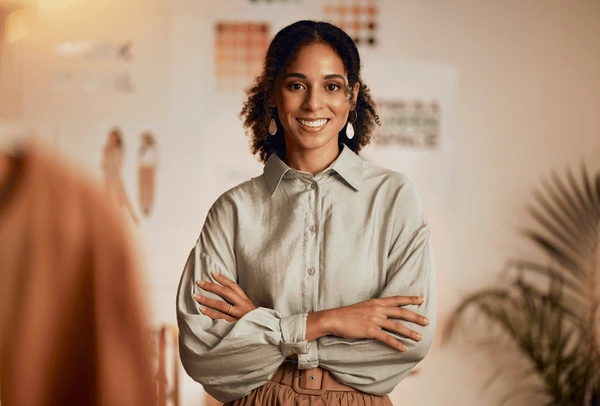
#> input picture Photos/women.webp, 600 x 406 px
$ python masking.py
#> lines starting #> are read from the running program, lines starting #| are printed output that depends on the picture; after the words box and inside, x2 and y2 are one past the last pixel; in counts of white or black regions, pixels touching at a corner belong together
import cv2 as cv
import numpy as np
img=cv.imread('Photos/women.webp')
#> img is the input picture: shape (406, 600, 3); mean B, G, R 116, 139.6, 171.4
cv.imshow('person',img)
blank=np.zeros(img.shape[:2],dtype='uint8')

#creating a circle over the blank img and considering it as a mask
mask=cv.circle(blank,(img.shape[1]//2,230),135,255,-1)
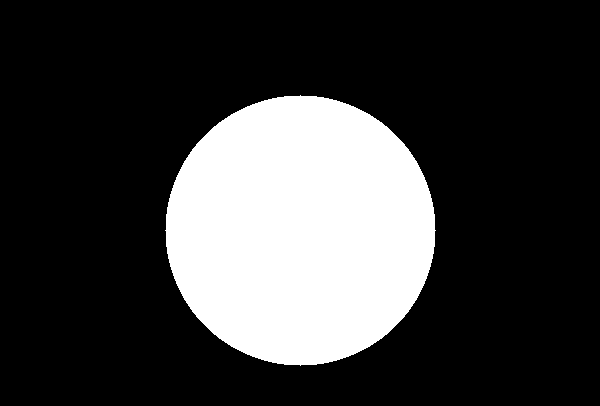
#> blank: shape (406, 600); 23.5% white; 1 white region, box (x1, y1, x2, y2) and area: (165, 95, 436, 366) 57209
cv.imshow('masking',mask)
print(img.shape[1]//2)
#| 300
masked_img=cv.bitwise_and(img,img,mask=mask)
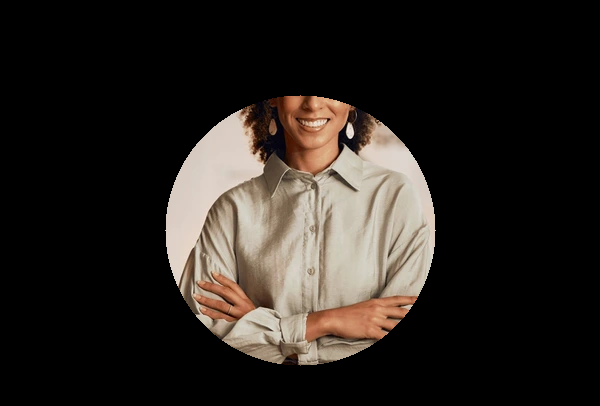
#> masked_img: shape (406, 600, 3); mean B, G, R 31.2, 35.5, 40.6
cv.imshow('masked_image',masked_img)

#weird shape masked image (using bitwise operators)
circle=cv.circle(blank.copy(),(img.shape[1]//2,img.shape[0]//2-30),140,255,-1)
rectangle=cv.rectangle(blank.copy(),(50,30),(440,200),255,-1)
weird_shape=cv.bitwise_and(rectangle,circle)
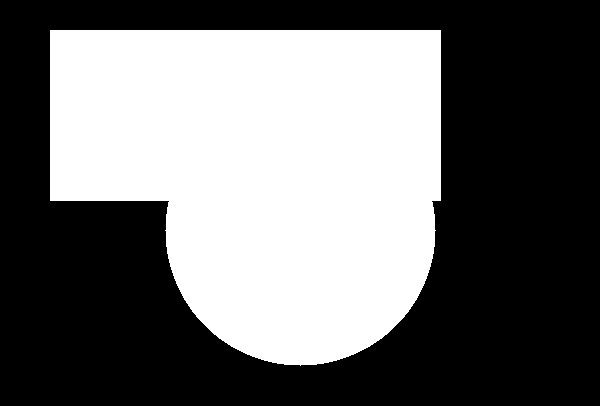
#> rectangle: shape (406, 600); 42.4% white; 1 white region, box (x1, y1, x2, y2) and area: (50, 30, 441, 366) 103362
masking=cv.bitwise_and(img,img,mask=weird_shape)
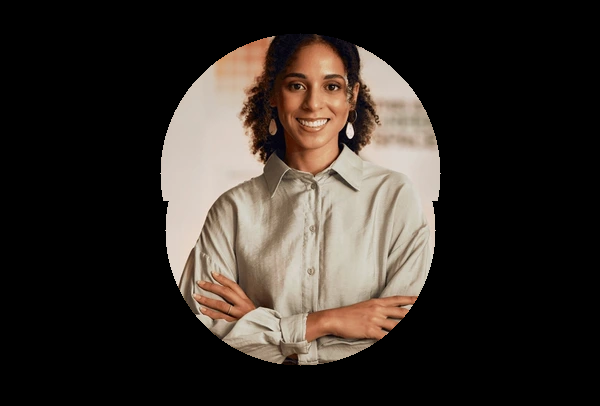
#> masking: shape (406, 600, 3); mean B, G, R 40, 45.5, 52.4
cv.imshow('new_masking',masking)
cv.waitKey(0)
